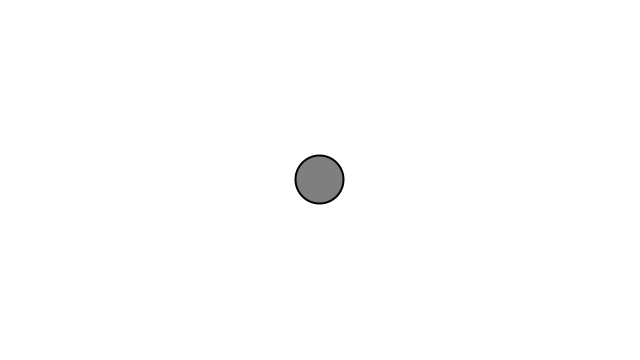
Frame 1 (no input)
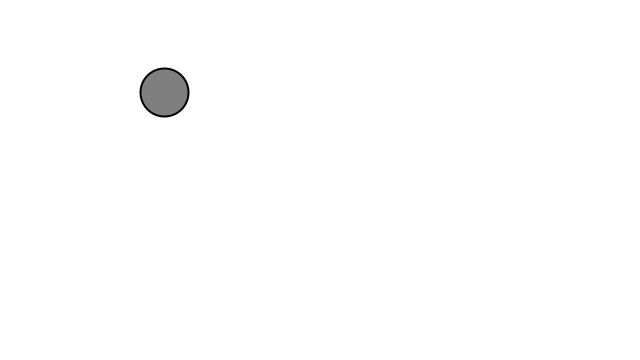
Frame 60 (the mouse pressed at the canvas centre just before this capture)
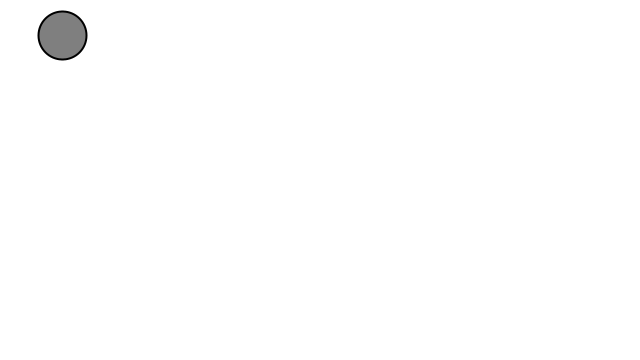
Frame 120 (the mouse held since frame 60 and released just before this capture)

The Processing sketch that drew these frames (run headless with seeded random() and noise(); from frame 60 on, the mouse is pressed at the canvas centre):

// Processing sketch: sketch_003_motion101
// ── sketch_003_motion101.pde
Mover m;

void setup() {
  size(640, 360);
  m = new Mover();
}

void draw() {
  background(255);

  m.update();
  // m.edges();
  m.display();
}

// ── Mover.pde
class Mover {
  PVector location;
  PVector velocity;
  PVector acceleration;

  Mover() {
    location = new PVector(width/2, height/2);
    velocity = new PVector(0, 0);
    acceleration = new PVector(0, 0);
  }

  void update() {
    PVector mouse = new PVector(mouseX, mouseY);
    mouse.sub(location);
    mouse.setMag(0.1);
    // acceleration = PVector.random2D();
    acceleration = mouse;

    velocity.add(acceleration);
    location.add(velocity);
    velocity.limit(5);
  }

  void edges() {
    if (location.x > width) location.x = 0;
    if (location.x < 0) location.x = width;
    if (location.y > height) location.y = 0;
    if (location.y < 0) location.y = height;
  }

  void display( ) {
    stroke(0);
    strokeWeight(2);
    fill(127);
    ellipse(location.x, location.y, 48, 48);
  }
}
